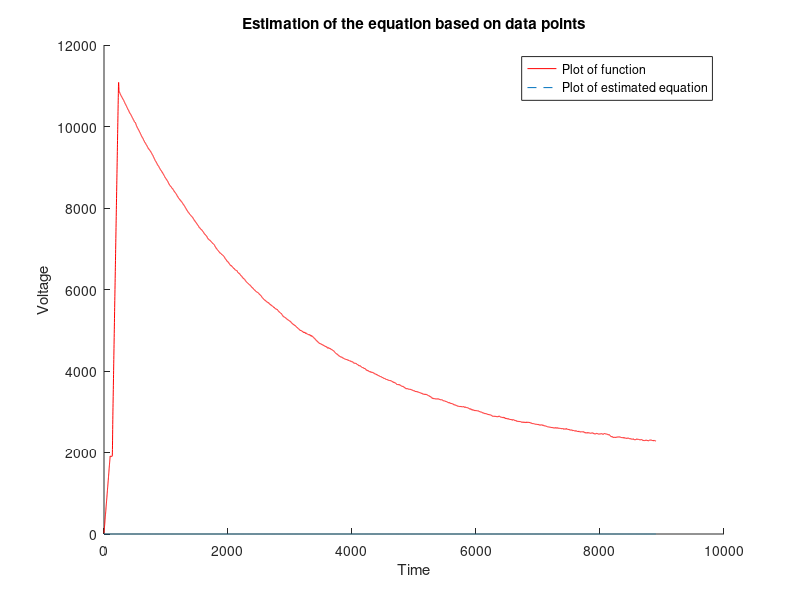

MATLAB code to generate this figure: (Note: this script raises an error after producing the figure.)
clc; close all; clear all;

%Expresses the initial quantity
load TPE_5_2.txt
%data=0.0001*adc1_10(5732:14000);
data = TPE_5_2;
SampleNo = size(data,1) ;
ts=linspace(0,SampleNo-1,SampleNo);

%Moving Average Filter
 windowSize = 100;
b = (1/windowSize)*ones(1,windowSize);
a = 1;
y1 = filter(b,a,data);
dn=y1;

% figure(1)
% %subplot(2,1,1) % first subplot
% plot(ts,dn,'r',F(x,ts),'--')
% title('Estimation of equation based on data points')
% legend('Plot of function','Plot of estimated equation','location','southeast')
% xlabel('Time')
% ylabel('Voltage')
% % hold off

F = @(x,xdata)(x(1)*(exp(-xdata/x(2)) - exp(-xdata/x(3))));

x0 = [0.1 100 100];

[x,resnorm,~,exitflag,output] = lsqcurvefit(F,x0,ts',dn)



%subplot(2,1,2) % second subplot
%title('Plot of the resulting fit')
% hold on
% plot(ts,F(x,ts),'--')
% hold off

figure(1)
hold on
plot(ts,dn,'r',ts,F(x,ts),'--')
title('Estimation of the equation based on data points')
legend('Plot of function','Plot of estimated equation')
xlabel('Time')
ylabel('Voltage')
hold off
%%
% Test code to find the value of top
% The function findpeaks can be used to design the trapezoid filter
[pks,locs] = findpeaks(F(x,ts));
b=1/x(2);
a=1/x(3);
ln = @(x)(log(x));
Pikval=((b-a)^(-1))/(ln (b/a));
%%
T_decay=x(2);
T_rise=x(3);


Fsumsquares = @(x)sum((F(x,ts') - dn).^2);
opts = optimoptions('fminunc','Algorithm','quasi-newton');
[xunc,ressquared,eflag,outputu] = ...
    fminunc(Fsumsquares,x0)

%Notice that fminunc found the same solution as lsqcurvefit,
%but took many more function evaluations to do so.

fprintf(['There were %d iterations using fminunc,' ...
    ' and %d using lsqcurvefit.\n'], ...
    outputu.iterations,output.iterations)
fprintf(['There were %d function evaluations using fminunc,' ...
    ' and %d using lsqcurvefit.'], ...
    outputu.funcCount,output.funcCount)

%filter parameters
%pulse period
Tpprd = 100;
%clock period [usec]
Tclk = 1./50;
Tclkn = Tclk*1e-6;
%high pass filter differentiation constant
% Taud1 = 2;
% Taud2 = 2;
Taupk = 10;
Taupk_top = 20;
val1=1/T_decay;
val2=1/T_rise;
a = exp(-val1);
b = exp(-val2);
na = (Taupk/Tclk);
nad = na-3;
nb = (Taupk_top+Taupk)/Tclk;
nbd = nb-3;
z = tf('z', Tclk);
% Trapezoidal filter Z-transfer function
A=(1-(b*(z^-1)));
B=(1-(a*(z^-1)));
C=( (1-z^-na)/(1-z^-1));
D=( (1-z^-nb)/(1-z^-1));
E=z^-1/na;
F=(a-a*b)*(z^-2);

hz1=A*B*C*D*E*F;
[hznum1, hzden1, Ts1] = tfdata(hz1,'v');
xf1=filter(hznum1,hzden1,dn);

figure (2)
hold on
title('Output of the biexponential trapezoidal filter')
plot(xf1)